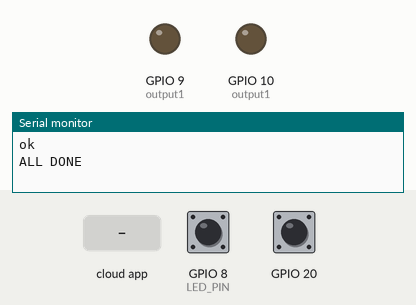
Simulated run of this sketch. Board: ESP32-C3. Parts: output pins drawn as LEDs (lit = HIGH), the last lines printed to the serial monitor. Dashed ring = blinking. Inputs (shaded band) come from the test bench; at power-on: GPIO 8 (LED_PIN) HIGH, GPIO 20 HIGH. WiFi joins after 1.5 s; servers stay silent unless stated; network time is answered at once with the bench clock; the local clock reads 2024-03-15 10:24:30 at power-on unless the sketch sets it; the Firebase database answers and starts empty.

Above: at 3.4 s.
3.5 s: the phone or cloud app sets D1 to 0
At 4.2 s:
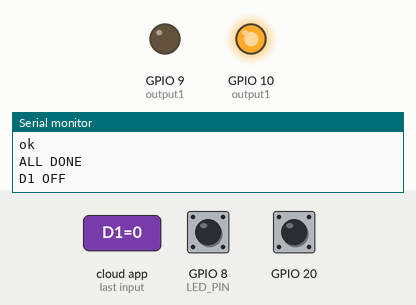
5.0 s: GPIO 8 (LED_PIN) pulled LOW for 1 s
At 5.47 s:
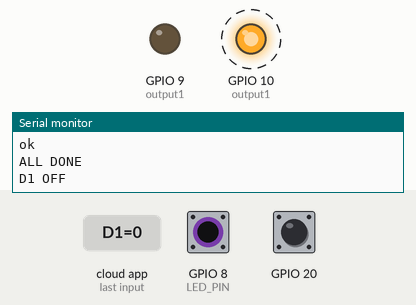
7.5 s: GPIO 8 (LED_PIN) pulled LOW for 0.15 s
At 8.7 s:
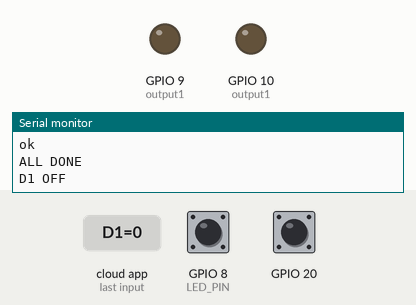
9.1 s: GPIO 8 (LED_PIN) pulled LOW for 3.2 s
At 13.4 s:
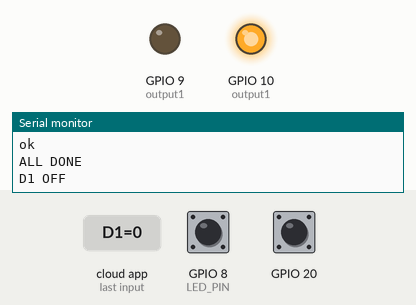
13.8 s: the phone or cloud app sets D1 to 1
At 14.5 s:
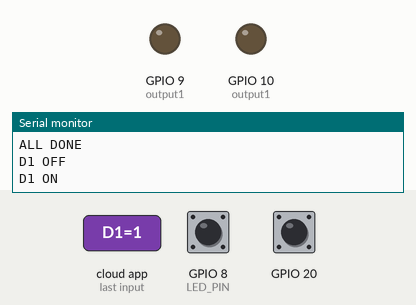
Timing chart, 0 to 16.3 s (numbered marks = the images above; inputs shaded):
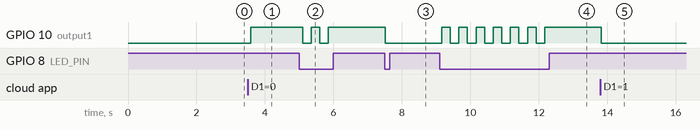

Measured:
- after the input at 3.5 s, GPIO 10 (output1): LOW → HIGH after 0.09 s
- after the input at 5.0 s, GPIO 10 (output1): alternates HIGH for 0.25 s and LOW for 0.25 s, 4 changes in all, then stays HIGH, starting after 0.10 s
- after the input at 7.5 s, GPIO 10 (output1): HIGH → LOW at once
- after the input at 9.1 s, GPIO 10 (output1): alternates HIGH for 0.25 s and LOW for 0.25 s, 13 changes in all, then stays HIGH, starting after 0.06 s
- after the input at 13.8 s, GPIO 10 (output1): HIGH → LOW at once

The sketch:

esp32c3_1STAT_WM_FDB_ver10.ino
```cpp
// https://www.grc.com/fingerprints.htm
#include <Arduino.h>
#include <WiFi.h>
#include <WebServer.h>
#include <WiFiManager.h>
#include <NTPClient.h>
#include <Firebase_ESP_Client.h>

#include "addons/TokenHelper.h"
#include "addons/RTDBHelper.h"

String ele = "1stat";
TaskHandle_t Task1;
TaskHandle_t Task2;

WebServer server(80);

String header;

WiFiUDP ntpUDP;
NTPClient timeClient(ntpUDP, "time.stdtime.gov.tw");

const int output1 = D10;
const int LED_PIN = D9;
const int SW1 = D8;
const int rs = D7;

String d1button = "non";
String D1_TC_TRI = "non";
String D1_TO_TRI = "non";

unsigned long currentTime = millis();
unsigned long previousTime = 0;
const long timeoutTime = 2000;

#define DATABASE_URL "https://esp8266-ai2-default-rtdb.firebaseio.com"
#define API_KEY "AIzaSyAF4OdtYUAomk_4WnvE5MXb_nphlQ33UyA"
#define USER_EMAIL "smart.stuff.18340@gmail.com"
#define USER_PASSWORD "Rayed18340"
FirebaseData fbdo, fbdo_ALL, fbdo_CT, fbdo_OT;
FirebaseAuth auth;
FirebaseConfig config;
unsigned long sendDataPrevMillis = 0;
int count = 0;
bool signupOK = false;

String A = WiFi.macAddress();
String a = "\\\"";
String IP = "";
String D1_TC = "";
String D1_TO = "";
String STAT1 = A + "/D1";
String CNSTAT = A + "/esp";

String OnNum = "1";
String CloseNum = "0";

void setup() {
  Serial.begin(115200);

  pinMode(output1, OUTPUT);    digitalWrite(output1, LOW);
  pinMode(LED_PIN, OUTPUT);    digitalWrite(LED_PIN, HIGH);
  pinMode(rs, INPUT_PULLUP);   digitalWrite(rs, HIGH);
  pinMode(SW1, INPUT_PULLUP);  digitalWrite(SW1, HIGH);

  WiFiManager wifiManager;
  // wifiManager.resetSettings();
  if (digitalRead(rs) == LOW) {
    wifiManager.resetSettings();
    digitalWrite(LED_PIN, HIGH);
  }
  digitalWrite(LED_PIN, LOW);
  wifiManager.autoConnect("sMART sTUFF");

  A = WiFi.macAddress();
  IP = WiFi.localIP().toString();
  timeClient.begin();
  timeClient.setTimeOffset(28800);

  config.api_key = API_KEY;
  config.database_url = DATABASE_URL;
  auth.user.email = USER_EMAIL;
  auth.user.password = USER_PASSWORD;
  if (Firebase.signUp(&config, &auth, "", "")) {
    Serial.println("ok");
    signupOK = true;
  } else {
    Serial.printf("%s\n", config.signer.signupError.message.c_str());
  }

  config.token_status_callback = tokenStatusCallback;
  Firebase.begin(&config, &auth);
  Firebase.reconnectWiFi(true);

  if (!Firebase.RTDB.beginStream(&fbdo_ALL, A)) {
    Serial.print ("D1 begin error ");
    Serial.println(fbdo_ALL.errorReason());
  }
  Firebase.RTDB.setString(&fbdo_ALL, STAT1, OnNum);
  Firebase.RTDB.setString(&fbdo_ALL, CNSTAT, "0");
  if (Firebase.RTDB.getString(&fbdo_OT, A + "/OT/D1")) {
    D1_TO = fbdo.stringData();
  }
  if (Firebase.RTDB.getString(&fbdo_CT, A + "/CT/D1")) {
    D1_TC = fbdo.stringData();
  }
  server.on("/info", handleINFO);
  server.onNotFound(handleNotFound);
  server.begin();
  Serial.println("ALL DONE");

}

void loop() {
  server.handleClient();
  time();
  ReadStat();
  if (digitalRead(SW1) == LOW) {
    if (digitalRead(output1) == LOW) {
      digitalWrite(output1, HIGH);
      Firebase.RTDB.setString(&fbdo, STAT1, CloseNum);
    } else if (digitalRead(output1) == HIGH) {
      digitalWrite(output1, LOW);
      Firebase.RTDB.setString(&fbdo, STAT1, OnNum);
    }
  }
  delay(100);

  if (Firebase.isTokenExpired()){
    Firebase.refreshToken(&config);
    Firebase.RTDB.setString(&fbdo, CNSTAT, "1");
    Serial.println("Refresh token");
  }
}
void handleINFO(void){
  server.send ( 200, "text/plain", "<h1>MAC=" + A + "</h1><h2>ELEMENT=" + ele + "</h2><h3>裝置名稱 = sMART sTUFF 智慧插座</h3><h4>IP=" + IP + "</h4>" );
}
void handleNotFound(){
  server.send(404, "text/plain", "404: Not found");
}

void ReadStat() {
  if (Firebase.ready() && signupOK) {
    if (!Firebase.RTDB.readStream(&fbdo_ALL)) {
      Serial.print("D1 read error：");
      Serial.println(fbdo_ALL.errorReason());
    }
    if (fbdo_ALL.streamAvailable()) {
      if (fbdo_ALL.dataPath() == "/D1"){
        if (fbdo_ALL.stringData() == CloseNum) {
          digitalWrite(output1, HIGH);
          Serial.println("D1 OFF");
        } else if (fbdo_ALL.stringData() == OnNum) {
          digitalWrite(output1, LOW);
          Serial.println("D1 ON");
        }
      }
      if (fbdo_ALL.dataPath() == "/CT/D1"){
        if(fbdo_ALL.dataType() == "string"){
          D1_TC = fbdo_ALL.stringData();
          Serial.println("D1_TC now is " + D1_TC);
        }
      }
      if (fbdo_ALL.dataPath() == "/OT/D1"){
        if(fbdo_ALL.dataType() == "string"){
          D1_TO = fbdo_ALL.stringData();
          Serial.println("D1_TO now is " + D1_TO);
        }
      }
      if (fbdo_ALL.dataPath() == "/esp"){
        if(fbdo_ALL.dataType() == "string"){
          if (fbdo_ALL.stringData() == "1") {
            Firebase.RTDB.setString(&fbdo_ALL, CNSTAT, "2");
          }
        }
      }
    }
  }
}
void time(){
  timeClient.update();
  String nowTime = a + timeClient.getHours() + ":" + timeClient.getMinutes() + a;
  // Serial.println(nowTime);
  if (timeClient.getSeconds() > 0 & timeClient.getSeconds() < 3) {
    if(D1_TO == nowTime){
      digitalWrite(output1, LOW);
      Firebase.RTDB.setString(&fbdo, STAT1, OnNum);
    }
    if(D1_TC == nowTime){
      digitalWrite(output1, HIGH);
      Firebase.RTDB.setString(&fbdo, STAT1, CloseNum);
    }
  }
}
```
